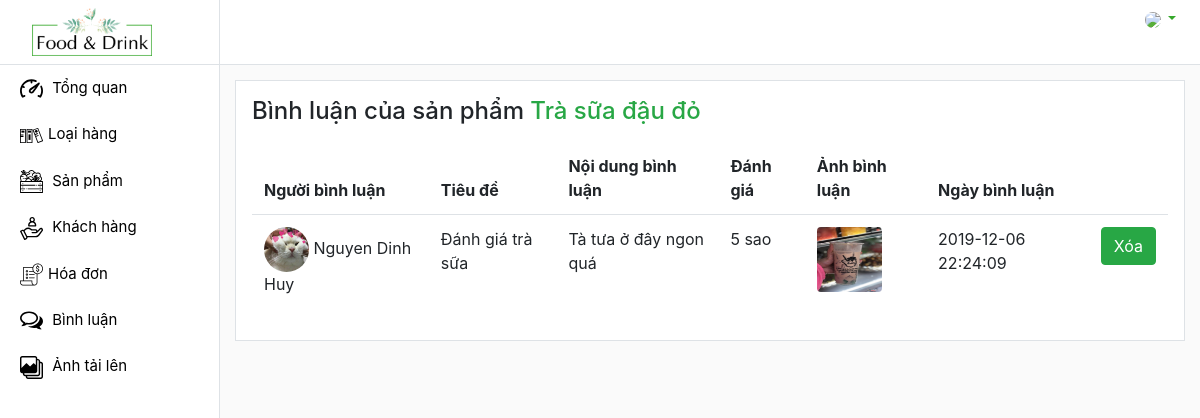
The page /admin/comments/index.php?detailComment&id_product_comment=2 on the database its author committed.
### tables this page shows
CREATE TABLE `products` (
  `id_product` int(12) NOT NULL,
  `name_product` varchar(120) NOT NULL,
  `img_product` varchar(200) NOT NULL,
  `price_product` float NOT NULL,
  `sale` float NOT NULL,
  `view` int(10) NOT NULL,
  `kind_product` int(11) NOT NULL,
  `description` text NOT NULL
);

CREATE TABLE `comments` (
  `id_comment` int(11) NOT NULL,
  `title_comment` varchar(120) NOT NULL,
  `content_comment` varchar(250) NOT NULL,
  `review` int(1) NOT NULL,
  `id_product_comment` int(12) NOT NULL,
  `id_customer_comment` varchar(100) NOT NULL,
  `img_comment` text NOT NULL,
  `date_comment` datetime NOT NULL
);

CREATE TABLE `customers` (
  `id_customer` varchar(100) NOT NULL,
  `password` varchar(120) NOT NULL,
  `name_customer` varchar(100) NOT NULL,
  `gender` varchar(6) NOT NULL,
  `img_customer` varchar(120) NOT NULL,
  `email` varchar(110) NOT NULL,
  `phone` varchar(11) NOT NULL,
  `address` text NOT NULL,
  `role` int(2) NOT NULL
);

### admin/comments/index.php (called while the page is built, shortened)
<?php
    require '../../global.php';
    require '../../DAO/functionComment.php';
    require '../../DAO/functionProduct.php';
    extract($_REQUEST);
    if(array_key_exists('detailComment', $_REQUEST)) {
        $comments = selectCommentProduct($id_product_comment);
        $product = selectProduct($id_product_comment);
    }
    require '../layout.php';
?>

### DAO/functionProduct.php (called while the page is built, shortened)
<?php
    require_once 'database.php';
    function selectProduct($id_product){
        global $db;
        $select = "SELECT * FROM products WHERE id_product = '$id_product'";
        $product = $db->query($select);
        return $product->fetch();
    }
?>

### DAO/functionComment.php (called while the page is built, shortened)
<?php
    require_once 'database.php';
    function selectCommentProduct($id_product_comment) {
        global $db;
        $select = "SELECT CM.*, P.*, CU.name_customer, CU.img_customer
                FROM comments AS CM
                INNER JOIN products AS P
                ON CM.id_product_comment = P.id_product
                INNER JOIN customers AS CU ON CM.id_customer_comment = CU.id_customer
                WHERE id_product_comment = $id_product_comment";
        return $db->query($select);
    }
?>

### global.php (called while the page is built, shortened)
<?php
    $URL = "/du-an-1";
    $URL_IMG = $URL . '/images';
?>

### admin/comments/viewComment.php (the view, shortened to what this page needs)
<div class="border bg-white p-3">
    <h4 class="mb-3">Bình luận của sản phẩm <span class="text-success"><?=$product['name_product']?></span></h4>
    <table class="table table-hover">
        <thead>
            <tr>
                <th>Người bình luận</th>
                <th>Tiêu đề</th>
                <th>Nội dung bình luận</th>
                <th>Đánh giá</th>
                <th>Ảnh bình luận</th>
                <th>Ngày bình luận</th>
                <th scope="col"></th>
            </tr>
        </thead>
        <tbody>
            <?php foreach($comments as $comment): ?>
                <tr>
                    <td>
                        <img src="<?=$URL_IMG?>/imgCustomers/<?=$comment['img_customer']?>" width="45px" height="45px" class="rounded-circle">
                        <?=$comment['name_customer']?>
                    </td>
                    <td><?=$comment['title_comment']?></td>
                    <td><?=$comment['content_comment']?></td>
                    <td><?=$comment['review']?> sao</td>
                    <td>
                        <?php if(strlen($comment['img_comment'])): ?>
                            <img src="<?=$URL_IMG?>/imgComment/<?=$comment['img_comment']?>" class="rounded" width="65px" height="65px">
                        <?php endif ?>
                    </td>
                    <td><?=$comment['date_comment']?></td>
                    <td><a href="index.php?deleteComment&id_comment=<?=$comment['id_comment']?>" onclick="return confirm('Bạn có muốn xóa bình luận ?')" class="btn btn-success">Xóa</a></td>
            <?php endforeach ?>
        </tbody>
    </table>
</div>

### css/admin.css (style rules this page uses)
body { background-color: #fafafa; }
.table thead th { border-bottom: 1px solid #ededed; }
.table th { border-top: none }

### css/index.css (style rules this page uses)
body { margin: 0; padding: 0; }
.table thead th { vertical-align: bottom; border-bottom: 0; border-top: 0; }

### rows shown on the page
products: name_product "Trà sữa đậu đỏ"
comments: id_customer_comment.img_customer (picture), id_customer_comment.name_customer "Nguyen Dinh Huy", title_comment "Đánh giá trà sữa", content_comment "Tà tưa ở đây ngon quá", review "5", img_comment (picture), date_comment "2019-12-06 22:24:09"
